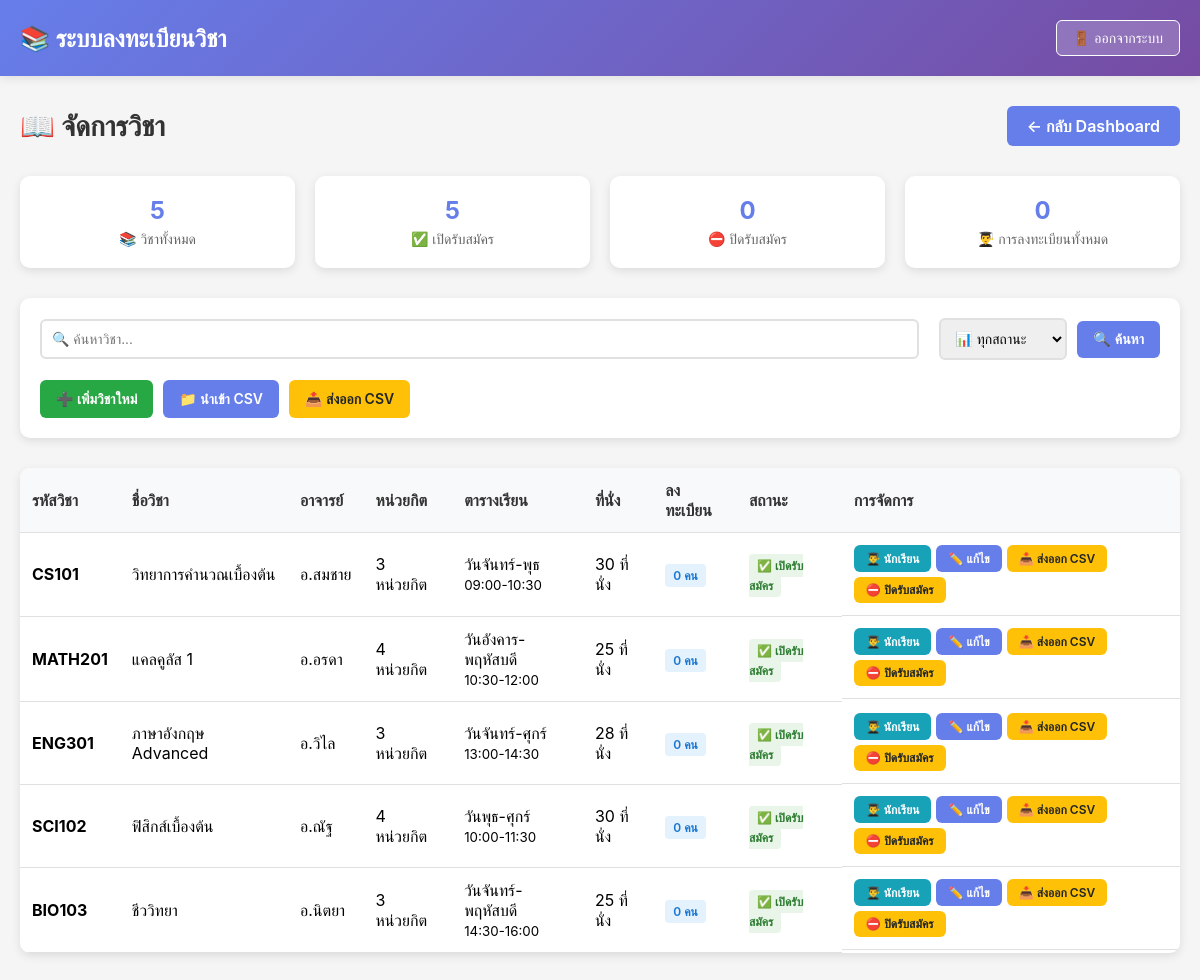
Screenshot of /admin/courses-management.php (signed in) with the database file from the repository.
### tables this page shows
CREATE TABLE courses (
    id INT AUTO_INCREMENT PRIMARY KEY,
    course_code VARCHAR(50) NOT NULL,
    course_name VARCHAR(255) NOT NULL,
    teacher_name VARCHAR(150) NOT NULL,
    credits INT NOT NULL,
    schedule_day VARCHAR(100),
    schedule_time VARCHAR(50),
    max_seats INT NOT NULL DEFAULT 30,
    allowed_classes TEXT,
    academic_year INT NOT NULL DEFAULT 2024,
    continuation_course_id INT,
    status ENUM('open', 'closed') DEFAULT 'open',
    description TEXT,
    created_at TIMESTAMP DEFAULT CURRENT_TIMESTAMP,
    updated_at TIMESTAMP DEFAULT CURRENT_TIMESTAMP ON UPDATE CURRENT_TIMESTAMP,
    UNIQUE KEY unique_course_year (course_code, academic_year),
    FOREIGN KEY (continuation_course_id) REFERENCES courses(id) ON DELETE SET NULL,
    INDEX idx_course_code (course_code),
    INDEX idx_status (status),
    INDEX idx_academic_year (academic_year)
);

### admin/courses-management.php (the view, shortened to what this page needs)
<?php
include '../config.php';
$search = $_GET['search'] ?? '';
$where_clause = '';
$query = "SELECT c.*, COUNT(e.id) as enrolled_count
          FROM courses c
          LEFT JOIN enrollments e ON c.id = e.course_id AND e.enrollment_status = 'enrolled'
          $where_clause
          GROUP BY c.id
          ORDER BY c.created_at DESC";
$stmt = $conn->prepare($query);
$stmt->execute();
$courses_result = $stmt->get_result();
$stats_query = "SELECT
    COUNT(*) as total_courses,
    SUM(CASE WHEN status = 'open' THEN 1 ELSE 0 END) as open_count,
    SUM(CASE WHEN status = 'closed' THEN 1 ELSE 0 END) as closed_count,
    (SELECT COUNT(*) FROM enrollments WHERE enrollment_status = 'enrolled') as total_enrollments
FROM courses";
$stats_result = $conn->query($stats_query);
$stats = $stats_result->fetch_assoc();
?>
<!DOCTYPE html>
<html lang="th">
<head>
</head>
<body>
    <div class="navbar">
        <div class="navbar-container">
            <div class="navbar-brand">📚 <?php echo SITE_NAME; ?></div>
            <a href="../logout.php" class="btn-logout">🚪 ออกจากระบบ</a>
        </div>
    </div>
    <div class="container">
        <div class="page-header">
            <h2>📖 จัดการวิชา</h2>
            <a href="dashboard.php" class="btn-back">← กลับ Dashboard</a>
        </div>
        <div class="stats-grid">
            <div class="stat-card">
                <div class="stat-value"><?php echo $stats['total_courses']; ?></div>
                <div class="stat-label">📚 วิชาทั้งหมด</div>
            </div>
            <div class="stat-card">
                <div class="stat-value"><?php echo $stats['open_count']; ?></div>
                <div class="stat-label">✅ เปิดรับสมัคร</div>
            </div>
            <div class="stat-card">
                <div class="stat-value"><?php echo $stats['closed_count']; ?></div>
                <div class="stat-label">⛔ ปิดรับสมัคร</div>
            </div>
            <div class="stat-card">
                <div class="stat-value"><?php echo $stats['total_enrollments']; ?></div>
                <div class="stat-label">👨‍🎓 การลงทะเบียนทั้งหมด</div>
            </div>
        </div>
        <div class="controls-section">
            <form method="GET" class="controls-row">
                <div class="search-box">
                    <input type="text" name="search" placeholder="🔍 ค้นหาวิชา..." value="<?php echo htmlspecialchars($search); ?>">
                </div>
                <div class="filter-group">
                    <select name="filter_status">
                        <option value="">📊 ทุกสถานะ</option>
                    </select>
                    <button type="submit" class="btn btn-primary">🔍 ค้นหา</button>
                </div>
            </form>
            <div class="action-buttons">
                <a href="course-add.php" class="btn btn-success">➕ เพิ่มวิชาใหม่</a>
                <a href="course-import-csv.php" class="btn btn-primary">📁 นำเข้า CSV</a>
                <a href="course-export-all-csv.php" class="btn btn-warning">📤 ส่งออก CSV</a>
            </div>
        </div>
        <div class="courses-table">
            <table class="table">
                <thead>
                    <tr>
                        <th>รหัสวิชา</th>
                        <th>ชื่อวิชา</th>
                        <th>อาจารย์</th>
                        <th>หน่วยกิต</th>
                        <th>ตารางเรียน</th>
                        <th>ที่นั่ง</th>
                        <th>ลงทะเบียน</th>
                        <th>สถานะ</th>
                        <th>การจัดการ</th>
                    </tr>
                </thead>
                <tbody>
                    <?php if ($courses_result->num_rows > 0): ?>
                        <?php while ($course = $courses_result->fetch_assoc()): ?>
                            <tr>
                                <td><strong><?php echo htmlspecialchars($course['course_code']); ?></strong></td>
                                <td><?php echo htmlspecialchars($course['course_name']); ?></td>
                                <td><?php echo htmlspecialchars($course['teacher_name']); ?></td>
                                <td><?php echo $course['credits']; ?> หน่วยกิต</td>
                                <td>
                                    <?php if ($course['schedule_day'] && $course['schedule_time']): ?>
                                        <?php echo htmlspecialchars($course['schedule_day']); ?><br>
                                        <small><?php echo htmlspecialchars($course['schedule_time']); ?></small>
                                    <?php else: ?>
                                        -
                                    <?php endif; ?>
                                </td>
                                <td><?php echo $course['max_seats']; ?> ที่นั่ง</td>
                                <td>
                                    <span class="enrollment-count"><?php echo $course['enrolled_count']; ?> คน</span>
                                </td>
                                <td>
                                    <span class="status-badge status-<?php echo $course['status']; ?>">
                                        <?php echo $course['status'] == 'open' ? '✅ เปิดรับสมัคร' : '⛔ ปิดรับสมัคร'; ?>
                                    </span>
                                </td>
                                <td class="action-buttons-cell">
                                    <a href="course-students.php?course_id=<?php echo $course['id']; ?>" class="btn btn-info btn-sm">👨‍🎓 นักเรียน</a>
                                    <a href="course-edit.php?course_id=<?php echo $course['id']; ?>" class="btn btn-primary btn-sm">✏️ แก้ไข</a>
                                    <a href="course-export-csv.php?course_id=<?php echo $course['id']; ?>" class="btn btn-warning btn-sm">📥 ส่งออก CSV</a>
                                    <form method="POST" style="display: inline;">
                                        <button type="submit" class="btn <?php echo $course['status'] == 'open' ? 'btn-warning' : 'btn-success'; ?> btn-sm">
                                            <?php echo $course['status'] == 'open' ? '⛔ ปิดรับสมัคร' : '✅ เปิดรับสมัคร'; ?>
                                        </button>
                                    </form>
                                </td>
                            </tr>
                        <?php endwhile; ?>
                    <?php endif; ?>
                </tbody>
            </table>
        </div>
    </div>
</body>
</html>

### admin/courses-management.php (style rules this page uses)
* { margin: 0; padding: 0; box-sizing: border-box; }
body { font-family: -apple-system, BlinkMacSystemFont, 'Segoe UI', Roboto, sans-serif; background: #f5f5f5; }
.navbar { background: linear-gradient(135deg, #667eea 0%, #764ba2 100%); color: white; padding: 20px 0; box-shadow: 0 2px 10px rgba(0,0,0,0.1); }
.navbar-container { max-width: 1200px; margin: 0 auto; padding: 0 20px; display: flex; justify-content: space-between; align-items: center; }
.navbar-brand { font-size: 24px; font-weight: 700; }
.btn-logout { padding: 8px 16px; background: rgba(255,255,255,0.2); color: white; border: 1px solid white; border-radius: 6px; text-decoration: none; font-size: 14px; transition: all 0.3s; }
.container { max-width: 1200px; margin: 30px auto; padding: 0 20px; }
.page-header { display: flex; justify-content: space-between; align-items: center; margin-bottom: 30px; flex-wrap: wrap; gap: 15px; }
.page-header h2 { font-size: 28px; color: #333; }
.btn-back { padding: 10px 20px; background: #667eea; color: white; text-decoration: none; border-radius: 6px; font-weight: 600; transition: all 0.3s; }
.stats-grid { display: grid; grid-template-columns: repeat(auto-fit, minmax(200px, 1fr)); gap: 20px; margin-bottom: 30px; }
.stat-card { background: white; padding: 20px; border-radius: 10px; box-shadow: 0 3px 10px rgba(0,0,0,0.1); text-align: center; }
.stat-value { font-size: 24px; font-weight: 700; color: #667eea; margin-bottom: 5px; }
.stat-label { color: #666; font-size: 14px; }
.controls-section { background: white; padding: 20px; border-radius: 10px; box-shadow: 0 3px 10px rgba(0,0,0,0.1); margin-bottom: 30px; }
.controls-row { display: flex; gap: 20px; align-items: center; flex-wrap: wrap; margin-bottom: 20px; }
.search-box { flex: 1; min-width: 250px; }
.search-box input { width: 100%; padding: 10px; border: 2px solid #e0e0e0; border-radius: 6px; font-size: 14px; }
.filter-group { display: flex; gap: 10px; align-items: center; }
.filter-group select { padding: 10px; border: 2px solid #e0e0e0; border-radius: 6px; font-size: 14px; }
.action-buttons { display: flex; gap: 10px; flex-wrap: wrap; }
.btn { padding: 10px 16px; border: none; border-radius: 6px; font-size: 14px; font-weight: 600; cursor: pointer; text-decoration: none; transition: all 0.3s; display: inline-flex; align-items: center; gap: 8px; }
.btn-primary { background: #667eea; color: white; }
.btn-success { background: #28a745; color: white; }
.btn-warning { background: #ffc107; color: #212529; }
.btn-info { background: #17a2b8; color: white; }
.btn-sm { padding: 6px 12px; font-size: 12px; }
.courses-table { background: white; border-radius: 10px; box-shadow: 0 3px 10px rgba(0,0,0,0.1); overflow: hidden; }
.table { width: 100%; border-collapse: collapse; }
.table th, .table td { padding: 12px; text-align: left; border-bottom: 1px solid #e0e0e0; }
.table th { background: #f8f9fa; font-weight: 600; color: #333; }
.status-badge { padding: 4px 8px; border-radius: 4px; font-size: 12px; font-weight: 600; }
.status-open { background: #e8f5e8; color: #2e7d32; }
.action-buttons-cell { display: flex; gap: 5px; flex-wrap: wrap; }
.enrollment-count { padding: 4px 8px; background: #e3f2fd; color: #1976d2; border-radius: 4px; font-size: 12px; font-weight: 600; }

### rows the page displays
courses: course_code "CS101", course_name "วิทยาการคำนวณเบื้องต้น", teacher_name "อ.สมชาย", credits "3", schedule_day "วันจันทร์-พุธ", schedule_time "09:00-10:30", max_seats "30", enrolled_count "0", status "✅ เปิดรับสมัคร"
courses: course_code "MATH201", course_name "แคลคูลัส 1", teacher_name "อ.อรดา", credits "4", schedule_day "วันอังคาร-พฤหัสบดี", schedule_time "10:30-12:00", max_seats "25", enrolled_count "0", status "✅ เปิดรับสมัคร"
courses: course_code "ENG301", course_name "ภาษาอังกฤษ Advanced", teacher_name "อ.วิไล", credits "3", schedule_day "วันจันทร์-ศุกร์", schedule_time "13:00-14:30", max_seats "28", enrolled_count "0", status "✅ เปิดรับสมัคร"
courses: course_code "SCI102", course_name "ฟิสิกส์เบื้องต้น", teacher_name "อ.ณัฐ", credits "4", schedule_day "วันพุธ-ศุกร์", schedule_time "10:00-11:30", max_seats "30", enrolled_count "0", status "✅ เปิดรับสมัคร"
courses: course_code "BIO103", course_name "ชีววิทยา", teacher_name "อ.นิตยา", credits "3", schedule_day "วันจันทร์-พฤหัสบดี", schedule_time "14:30-16:00", max_seats "25", enrolled_count "0", status "✅ เปิดรับสมัคร"

### other values shown
SITE_NAME "ระบบลงทะเบียนวิชา"
$stats['total_courses'] "5"
$stats['open_count'] "5"
$stats['closed_count'] "0"
$stats['total_enrollments'] "0"
